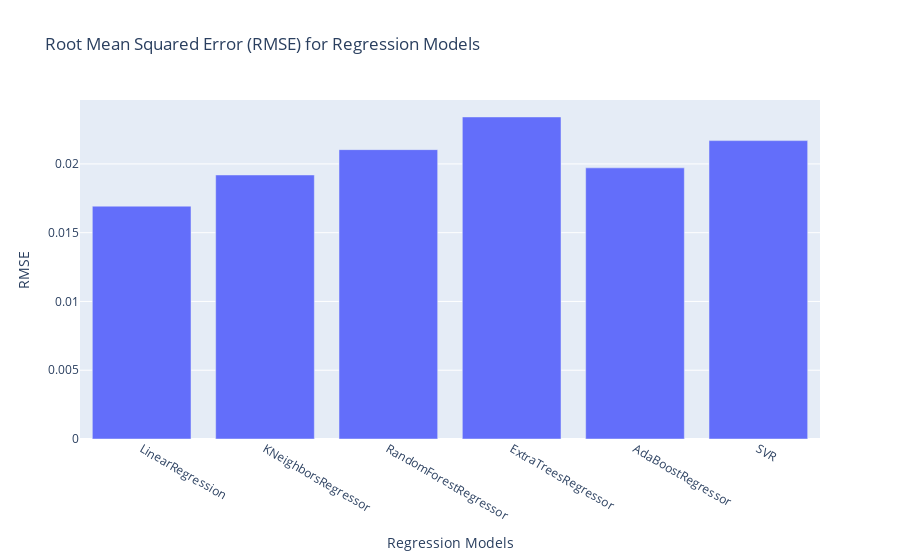
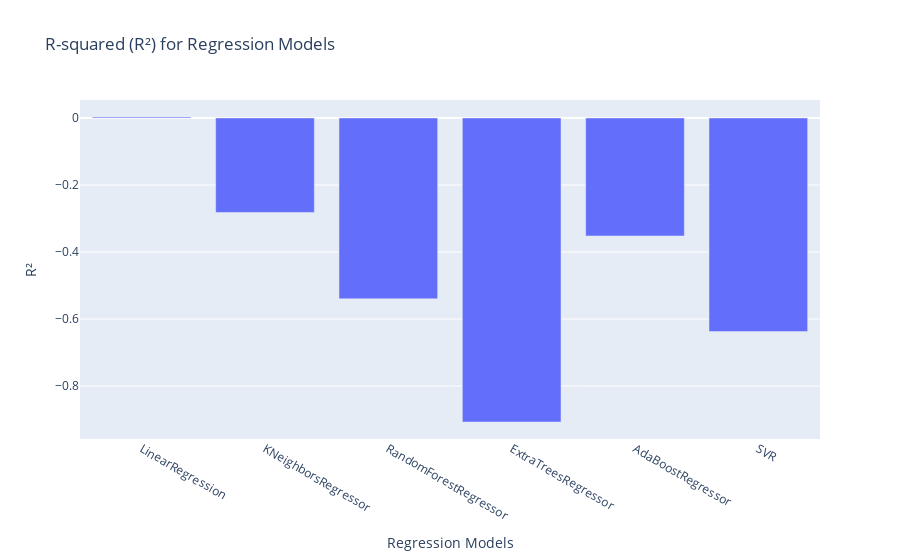

The code cell stored with these charts, in order, in its notebook:
### Markdown cell above
# DATA VISUALIZATION WITH PLOTY

### Code cell
import plotly.graph_objects as go

def visualize_regression_results(regression_results):
    """
    Creates Plotly visualizations of regression model performance metrics.
    
    Parameters:
    regression_results (list): A list containing dictionaries of regression model results.
    """
    # Create lists to store model names and performance metrics
    model_names = []
    rmse_values = []
    r_squared_values = []

    # Extract model names and performance metrics from regression results
    for result in regression_results[0]:
        model_names.append(result['model_name'])
        rmse_values.append(result['rmse'])
        r_squared_values.append(result['r_squared'])

    # Create bar plot for RMSE values
    fig_rmse = go.Figure(data=[go.Bar(x=model_names, y=rmse_values)])
    fig_rmse.update_layout(title="Root Mean Squared Error (RMSE) for Regression Models",
                           xaxis_title="Regression Models",
                           yaxis_title="RMSE")

    # Create bar plot for R-squared values
    fig_r_squared = go.Figure(data=[go.Bar(x=model_names, y=r_squared_values)])
    fig_r_squared.update_layout(title="R-squared (R²) for Regression Models",
                                xaxis_title="Regression Models",
                                yaxis_title="R²")

    # Display the plots
    fig_rmse.show()
    fig_r_squared.show()

# Example usage
visualize_regression_results(regression_results)

### Figure 1 — Plotly figure (JSON) as saved in the notebook; plotly's stock layout.template omitted (floating-point values rounded to 4 significant figures)
{"data": [{"type": "bar", "x": ["LinearRegression", "KNeighborsRegressor", "RandomForestRegressor", "ExtraTreesRegressor", "AdaBoostRegressor", "SVR"], "y": [0.01693, 0.0192, 0.02104, 0.02341, 0.01971, 0.02169]}], "layout": {"title": {"text": "Root Mean Squared Error (RMSE) for Regression Models"}, "xaxis": {"title": {"text": "Regression Models"}}, "yaxis": {"title": {"text": "RMSE"}}}}

### Figure 2 — Plotly figure (JSON) as saved in the notebook; plotly's stock layout.template omitted (floating-point values rounded to 4 significant figures)
{"data": [{"type": "bar", "x": ["LinearRegression", "KNeighborsRegressor", "RandomForestRegressor", "ExtraTreesRegressor", "AdaBoostRegressor", "SVR"], "y": [0.003016, -0.2821, -0.5398, -0.9074, -0.3521, -0.6374]}], "layout": {"title": {"text": "R-squared (R²) for Regression Models"}, "xaxis": {"title": {"text": "Regression Models"}}, "yaxis": {"title": {"text": "R²"}}}}
